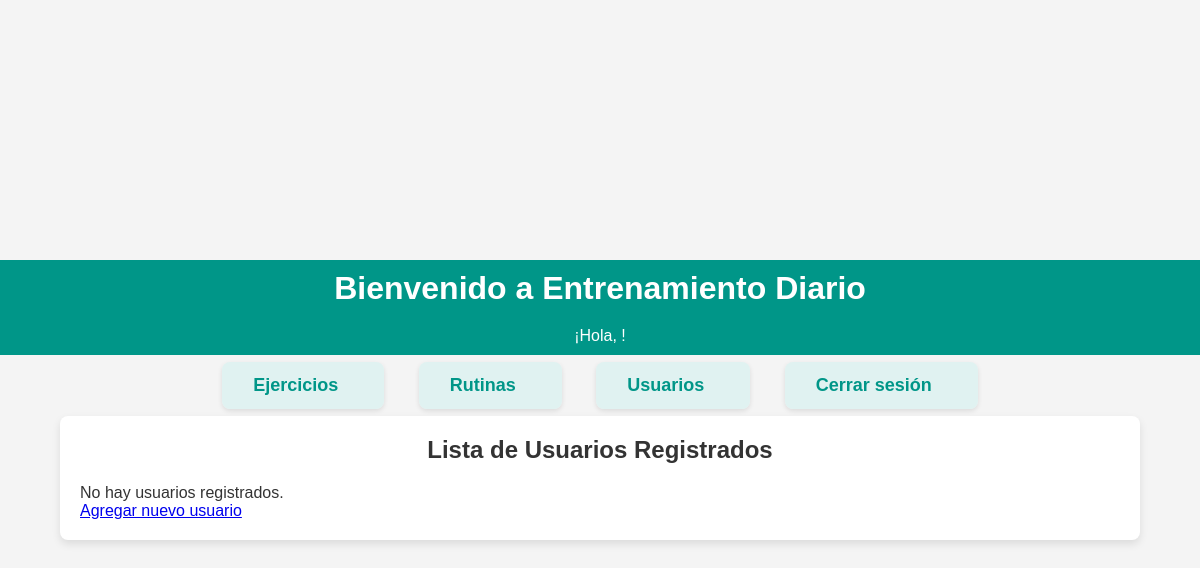
The app's page /usuarios/, older data.
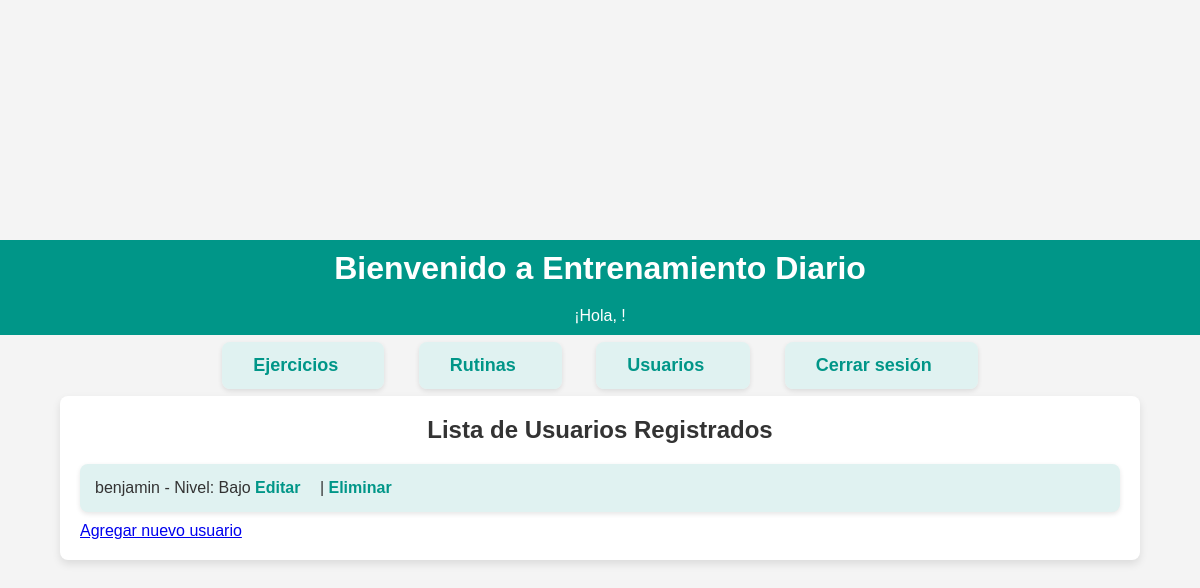
The same page, newer data.
### gitapp/models.py (models this page shows, shortened)
class Usuario(models.Model):
    nombre = models.CharField(max_length=100)
    nivel_condicion_fisica = models.CharField(max_length=50)
    rutinas_completadas = models.ManyToManyField(Rutina)

### gitapp/views.py (the view)
# urls.py: path('usuarios/', views.usuarios, name='usuarios'),
def usuarios(request):
    usuarios = Usuario.objects.all()
    return render(request, 'gitapp/usuarios.html', {'usuarios': usuarios})

### gitapp/templates/gitapp/usuarios.html (shortened to what this page needs)
{% load static %}
<!DOCTYPE html>
<html lang="es">
<head>
    <link rel="stylesheet" href="{% static 'gitapp/estilo.css' %}">
</head>
<body>
<header>
    <h1>Bienvenido a Entrenamiento Diario</h1>
    <p>¡Hola, {{ request.user.username }}!</p>
</header>
<nav>
    <ul>
        <li><a href="{% url 'ejercicios' %}">Ejercicios</a></li>
        <li><a href="{% url 'rutinas' %}">Rutinas</a></li>
        <li><a href="{% url 'usuarios' %}">Usuarios</a></li>
        <li><a href="{% url 'logout' %}">Cerrar sesión</a></li>
    </ul>
</nav>
<main>
    <h2>Lista de Usuarios Registrados</h2>
    {% if usuarios %}
        <ul>
            {% for usuario in usuarios %}
                <li>{{ usuario.nombre }} - Nivel: {{ usuario.nivel_condicion_fisica }}
                    <a href="{% url 'editar_usuario' usuario.id %}">Editar</a> |
                    <a href="{% url 'eliminar_usuario' usuario.id %}">Eliminar</a>
                </li>
            {% endfor %}
        </ul>
    {% else %}
        <p>No hay usuarios registrados.</p>
    {% endif %}
    <p><a href="{% url 'agregar_usuario' %}">Agregar nuevo usuario</a></p>
</main>
</body>
</html>

Row changes from the older to the newer data that the page shows:
added Usuario: nombre "benjamin", nivel_condicion_fisica "Bajo"
Text that changed along with them:
text no longer shown: "No hay usuarios registrados."
